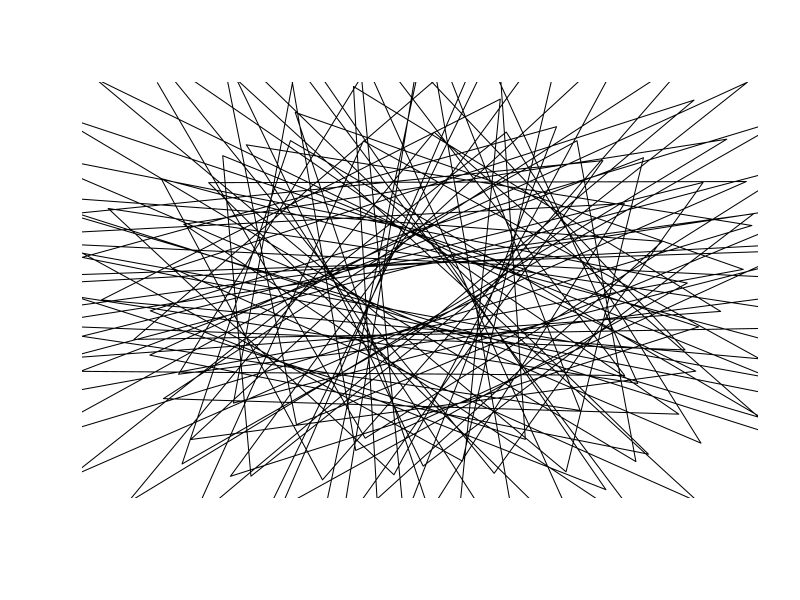
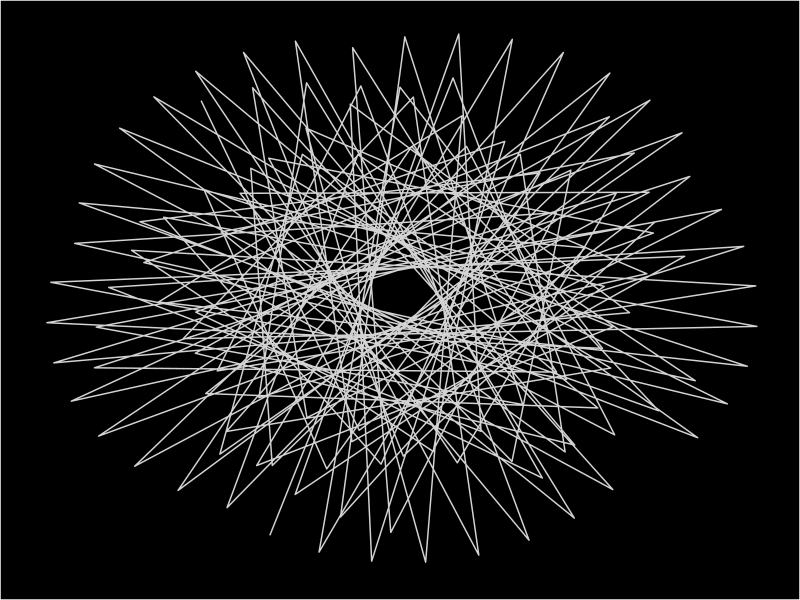

Recreate these plots in R, in order.
## https://cdr6934.medium.com/how-i-used-excel-to-create-abstract-album-artwork-fee740d4414f
library(tidyverse)
valX <- function(t,a,b){ ( (a-b) * cos(t) ) + b*cos(t* ((a/b)-1))}
valY <- function(t,a,b){ ( (a-b) * sin(t) ) + b*sin(t* ((a/b)-1))}

x = c()
y = c()
a=65.5
b=-30
for (t in seq(2,300,2.5)){
  x <- c(x,valX(t,a,b))
  y <- c(y,valY(t,a,b))
}

pltLimit <- 83
plot(0, 0,
     xlim=c(-pltLimit,pltLimit),
   ylim=c(-pltLimit,pltLimit),
     col = "transparent", xlab = "", ylab = "", axes=F)
out <- data.frame( cbind(x,y))
lines(out)
head(out)

ggplot(out,aes(x=x,y=y)) +
  geom_path(color='lightgray') +
  theme(
    axis.ticks =   element_blank(),
    axis.text =    element_blank(),
    axis.title =   element_blank(),
    panel.grid.major = element_blank(),
    panel.grid.minor = element_blank(),
    plot.background=element_rect(fill = "black"),
    panel.background = element_rect(fill = 'black'))

  
